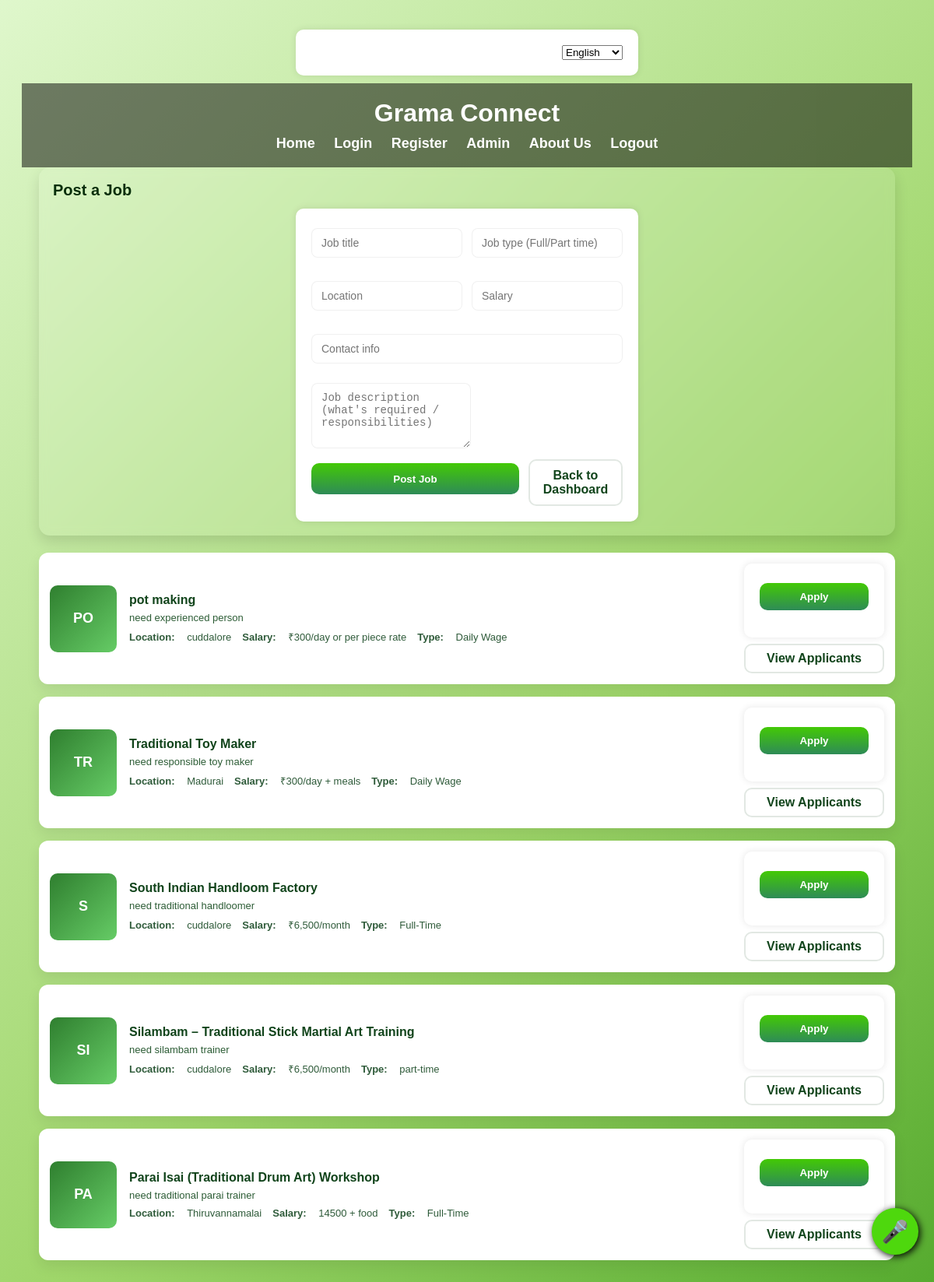
Screenshot of /user/add_jobs (signed in) with the database file from the repository.
### app.py (models this page shows)
class Job(db.Model):
    id = db.Column(db.Integer, primary_key=True)
    title = db.Column(db.String(200))
    description = db.Column(db.String(300))
    location = db.Column(db.String(100))
    salary = db.Column(db.String(50))
    contact = db.Column(db.String(50))
    job_type = db.Column(db.String(50))
    user_id = db.Column(db.Integer, db.ForeignKey('user.id'))
    joined_jobs = db.relationship('JoinedJob', backref='job', lazy=True)

### app.py (the view, shortened to what this page needs)
@app.route("/user/add_jobs", methods=["GET", "POST"])
@login_required
def view_jobs():
    jobs = Job.query.all()
    return render_template("jobs.html", jobs=jobs)

### app.py (called while the page is built)
def get_locale():
    return session.get('lang', request.accept_languages.best_match(['en', 'ta', 'hi', 'te', 'ml']))

@app.context_processor
def inject_locale():
    return dict(get_locale=get_locale)

@login_manager.user_loader
def load_user(user_id):
    return User.query.get(int(user_id))

### templates/jobs.html (shortened to what this page needs)
{% extends "base.html" %}
{% block content %}
<div class="container">
  <div class="post-card" role="region" aria-labelledby="post-job-heading">
    <h2 id="post-job-heading">Post a Job</h2>
    <form method="POST" action="{{ url_for('view_jobs') }}">
      <div class="row">
        <input type="text" name="title" placeholder="Job title" required>
        <input type="text" name="job_type" placeholder="Job type (Full/Part time)">
      </div>
      <div class="row">
        <input type="text" name="location" placeholder="Location" required>
        <input type="text" name="salary" placeholder="Salary">
      </div>
      <div class="row">
        <input type="text" name="contact" placeholder="Contact info" required>
      </div>
      <div>
        <textarea name="description" placeholder="Job description (what's required / responsibilities)" required></textarea>
      </div>
      <div style="margin-top:10px; display:flex; gap:12px;">
        <button type="submit" class="post-btn">Post Job</button>
        <a href="{{ url_for('dashboard') }}" class="view-btn" style="align-self:center; padding:10px 12px; border-radius:10px;">Back to Dashboard</a>
      </div>
    </form>
  </div>
  {% if jobs %}
  <div class="jobs-list" aria-live="polite">
    {% for job in jobs %}
    <div class="job-card" role="article" aria-label="Job: {{ job.title }}">
      <div class="job-logo" title="{{ job.title }}">
        {{ job.title[:2] | upper }}
      </div>
      <div class="job-body">
        <div class="job-title">{{ job.title }}</div>
        <div class="job-desc">{{ job.description }}</div>
        <div class="meta-row" aria-hidden="false">
          <div class="meta-item"><strong>Location:</strong>&nbsp;<span>{{ job.location }}</span></div>
          <div class="meta-item"><strong>Salary:</strong>&nbsp;<span>{{ job.salary or '—' }}</span></div>
          <div class="meta-item"><strong>Type:</strong>&nbsp;<span>{{ job.job_type or '—' }}</span></div>
        </div>
      </div>
      <div class="job-actions">
        <form method="POST" action="{{ url_for('user_view_jobs') }}" style="margin:0;">
          <button type="submit" class="apply-btn">Apply</button>
        </form>
        {% if current_user.is_authenticated and current_user.id == job.user_id %}
          <a class="view-btn" href="{{ url_for('view_applicants', job_id=job.id) }}">View Applicants</a>
        {% else %}
          <a class="view-btn" href="{{ url_for('view_applicants', job_id=job.id) }}" style="opacity:0.95;">Poster only</a>
        {% endif %}
      </div>
    </div>
    {% endfor %}
  </div>
  {% else %}
    <p style="text-align:center; color:#0b3f17; font-weight:700; margin-top:40px;">No jobs posted yet.</p>
  {% endif %}
</div>
{% endblock %}

### static/style.css (style rules this page uses)
body { font-family: Arial, sans-serif; color: #dfd6d6; background: #71941f; margin: 0; padding: 0; }
html, body { height: 100%; overflow-y: scroll; }
form { background: #ffffff; padding: 20px; max-width: 400px; margin: 0 auto; border-radius: 10px; box-shadow: 0 0 10px rgba(0,0,0,0.1); }
input, button { color: black; width: 100%; padding: 10px; margin-top: 5px; margin-bottom: 15px; border: 1px solid #ccc; border-radius: 5px; }
button { background: #f3f3f5; color: rgb(11, 4, 105); border: none; cursor: pointer; }
body { overflow-y: scroll; }

### templates/base.html (style rules this page uses)
body { margin: 0; background-size: cover; background-position: center; background-repeat: no-repeat; transition: background-image 1s ease-in-out; height: 100vh; overflow: hidden; font-family: Arial, sans-serif; }

### templates/jobs.html (style rules this page uses)
html, body { height: 100%; margin: 0; padding: 0; font-family: "Poppins", sans-serif; }
body { background: linear-gradient(135deg,#dff7cc,#9fd66a 60%, #56ab2f); color: #07300a; -webkit-font-smoothing:antialiased; -moz-osx-font-smoothing:grayscale; overflow-y: auto; padding: 28px; box-sizing: border-box; }
* { scrollbar-width: thin; scrollbar-color: rgba(0,0,0,0.28) rgba(255,255,255,0.12); }
.container { max-width: 1100px; margin: 0 auto; display: block; gap: 24px; }
.post-card { background: rgba(255,255,255,0.10); backdrop-filter: blur(6px); border-radius: 14px; padding: 18px; box-shadow: 0 8px 18px rgba(0,0,0,0.12); margin-bottom: 22px; }
.post-card h2 { margin: 0 0 12px 0; color: #072e0a; font-size: 20px; }
.post-card form .row { display: flex; gap: 12px; margin-bottom: 10px; }
.post-card input[type="text"], .post-card textarea, .post-card select { flex: 1; padding: 10px 12px; background: rgba(255,255,255,0.95); border-radius: 8px; border: 1px solid rgba(0,0,0,0.06); font-size: 14px; box-sizing: border-box; }
.post-card textarea { min-height: 84px; resize:vertical; }
.post-btn { display:inline-block; background: linear-gradient(180deg,#43c905,#2e8b57); color: #fff; padding: 10px 16px; border-radius: 10px; border: none; font-weight: 600; cursor: pointer; transition: transform .12s ease, box-shadow .12s ease; }
.jobs-list { display: flex; flex-direction: column; gap: 16px; }
.job-card { display: flex; gap: 16px; align-items: center; background: #ffffff; border-radius: 12px; padding: 14px; box-shadow: 0 8px 18px rgba(0,0,0,0.08); }
.job-logo { width: 86px; height: 86px; border-radius: 10px; background: linear-gradient(135deg,#2f7f2f,#66cc66); color: #fff; display:flex; align-items:center; justify-content:center; font-weight:700; font-size:18px; flex-shrink:0; }
.job-body { flex: 1; min-width: 0; }
.job-title { font-size:16px; color:#11441b; margin:0 0 6px 0; font-weight:700; white-space:nowrap; overflow:hidden; text-overflow:ellipsis; }
.job-desc { font-size:13px; color:#2d5d36; margin:0 0 8px 0; display:-webkit-box; -webkit-line-clamp:2; -webkit-box-orient:vertical; overflow:hidden; }
.meta-row { display:flex; gap:14px; align-items:center; font-size:13px; color:#2f5b3a; flex-wrap:wrap; }
.meta-item { display:flex; gap:6px; align-items:center; }
.job-actions { display:flex; flex-direction:column; gap:8px; align-items:stretch; width:180px; flex-shrink:0; }
.apply-btn { background: linear-gradient(180deg,#43c905,#2e8b57); color:#fff; border:none; padding:10px; border-radius:10px; font-weight:700; cursor:pointer; transition: transform .12s ease; width:100%; }
.view-btn { background: transparent; color:#11441b; border: 2px solid rgba(17,68,27,0.12); padding:8px; border-radius:10px; font-weight:700; text-align:center; text-decoration:none; display:inline-block; }

### rows the page displays
Job: title "PO", title "pot making", description "need experienced person", location "cuddalore", salary "₹300/day or per piece rate", job_type "Daily Wage"
Job: title "TR", title "Traditional Toy Maker", description "need responsible toy maker", location "Madurai", salary "₹300/day + meals", job_type "Daily Wage"
Job: title "S", title "South Indian Handloom Factory", description "need traditional handloomer", location "cuddalore", salary "₹6,500/month", job_type "Full-Time"
Job: title "SI", title "Silambam – Traditional Stick Martial Art Training", description "need silambam trainer", location "cuddalore", salary "₹6,500/month", job_type "part-time"
Job: title "PA", title "Parai Isai (Traditional Drum Art) Workshop", description "need traditional parai trainer", location "Thiruvannamalai", salary "14500 + food", job_type "Full-Time"

### other values shown
form field value "English"
